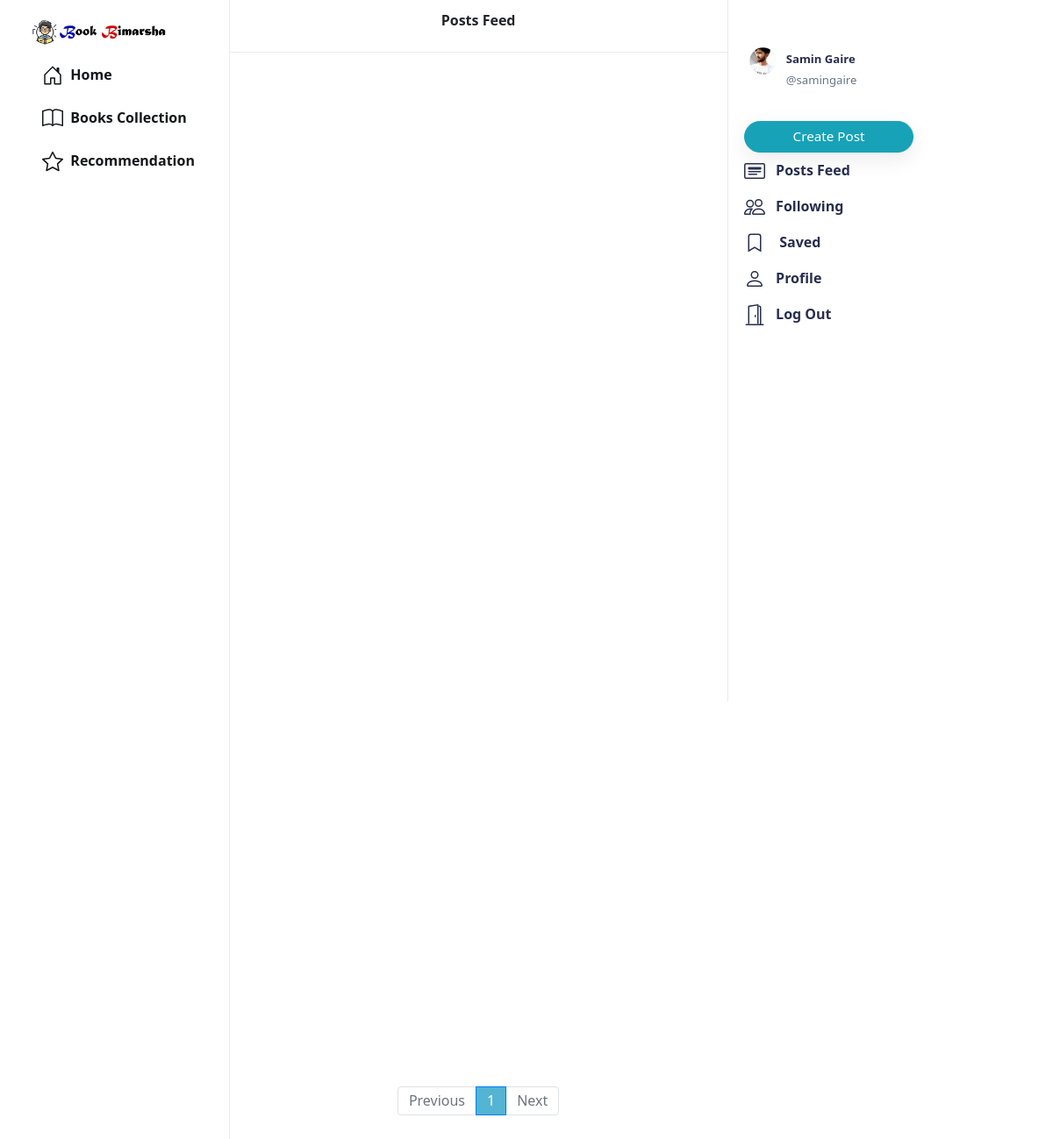
Page / (signed in) on the committed database.
### network/models.py (models this page shows, shortened)
class User(AbstractUser):
    profile_pic = models.ImageField(upload_to='profile_pic/')
    bio = models.TextField(max_length=160, blank=True, null=True)
    cover = models.ImageField(upload_to='covers/', blank=True)

### network/views.py (the view)
# urls.py: path("", views.index, name="index"),
def index(request):
    all_posts = Post.objects.all().order_by('-date_created')
    paginator = Paginator(all_posts, 10)
    page_number = request.GET.get('page')
    if page_number == None:
        page_number = 1
    posts = paginator.get_page(page_number)
    followings = []
    suggestions = []
    if request.user.is_authenticated:
        followings = Follower.objects.filter(followers=request.user).values_list('user', flat=True)
        suggestions = User.objects.exclude(pk__in=followings).exclude(username=request.user.username).order_by("?")[:6]
    return render(request, "network/index.html", {
        "posts": posts,
        "suggestions": suggestions,
        "page": "all_posts",
        'profile': False
    })

### network/templates/network/index.html (shortened to what this page needs)
{% extends "network/layout.html" %}
{% load static %}
{% block body %}
    <div class="main-div">
        <div class="left-div">
            <nav class="head heading">
                {% if page == 'all_posts' %}
                  <center>  Posts Feed </center>
                {% elif page == 'following' %}
                  <center> Following </center>
                {% elif page == 'saved' %}
                  <center> Saved </center>
                {% elif page == 'profile' %}
                  <center> Profile </center>
                {% else %}
                <center> Profile Edit </center>
                {% endif %}
            </nav>
            <div class="left-div-content">
                <div class="posts-view">
                    <div class="main-div-content">
                        <nav aria-label="Page navigation example" class="pagination-bar">
                            <ul class="pagination justify-content-center">
                                {% if posts.has_previous %}
                                    <li class="page-item">
                                        <a class="page-link" href="?page={{ posts.previous_page_number | default:1}}" tabindex="-1" aria-disabled="true">Previous</a>
                                    </li>
                                {% else %}
                                    <li class="page-item disabled">
                                        <a class="page-link" href="" tabindex="-1" aria-disabled="true">Previous</a>
                                    </li>
                                {% endif %}
                                {% for each in posts.paginator.page_range %}
                                    {% if each == posts.number %}
                                        <li class="page-item active"><a class="page-link" href="?page={{each}}">{{each}}</a></li>
                                    {% else %}
                                        <li class="page-item"><a class="page-link" href="?page={{each}}">{{each}}</a></li>
                                    {% endif %}
                                {% endfor %}
                                {% if posts.has_next %}
                                    <li class="page-item">
                                        <a class="page-link" href="?page={{ posts.next_page_number }}">Next</a>
                                    </li>
                                {% else %}
                                    <li class="page-item disabled">
                                        <a class="page-link" href="">Next</a>
                                    </li>
                                {% endif %}
                            </ul>
                          </nav>
                    </div>
                </div>
            </div>
        </div>
    </div>
{% endblock %}

### network/templates/network/layout.html (shortened to what this page needs)
{% load static %}
<!DOCTYPE html>
<html lang="en">
    <head>
        <link rel="stylesheet" href="https://stackpath.bootstrapcdn.com/bootstrap/4.4.1/css/bootstrap.min.css">
        <link href="{% static 'network/styles.css' %}" rel="stylesheet">
    </head>
    <body>
        <div class="body" data-page="{{page}}">
            <div class="sidenav">
                <a href="{% url 'index' %}" class="navbar-brand">
                    <img src="{% static 'network/Images/BLogo.png' %}" height="31px" width="100%">
                </a>
                <div style="height: 100%;">
                    <li class="nav-item" id="home">
                        <a href="/" class="nav-link">
                            <div>
                                &nbsp;Home
                            </div>
                        </a>
                        </li>
                    <li class="nav-item" id="bookscollection">
                        <a href="{% url 'bookscoll' %}" class="nav-link">
                            <div>
                                &nbsp;Books Collection
                            </div>
                        </a>
                        </li>
                        <li class="nav-item" id="recommend">
                            <a href="{% url 'recommend' %}"class="nav-link">
                                <div>
                                    &nbsp;Recommendation
                                </div>
                            </a>
                            </li>
                </div>
            </div>
            {% block body %}
            {% endblock %}
            <div class="right-div">
                <nav class="head">
                </nav>
                <div class='right-div-content'>
                    <div class="space" style="background-color: white;"></div>
                    {% if user.is_authenticated %}
                        <div style="position: absolute; top: 40px;">
                            <ul class="navbar-nav">
                            {% if user.is_authenticated %}
                                <li class="nav-item sidenav-user">
                                    <a href="{% url 'profile' user.username %}" class="nav-link">
                                        <div class="user_account">
                                            <div class="small-profilepic" style="float: left; background-image: url(/media/{{user.profile_pic}})"></div>
                                            <div style="height: 2.7vw; margin: auto;">
                                                <div style="margin-top: 5px; color: #272e4f;"><strong>{{user.first_name}} {{user.last_name}}</strong></div>
                                                <div class="grey" style="margin-top: 4px;">@{{ user.username }}</div>
                                            </div>
                                        </div>
                                    </a>
                                </li>
                            {% endif %}
                            </ul>
                        </div>
                    {% endif %}
                    <div>
                        <div style="margin-top: 60px;">
                                {% if user.is_authenticated %}
                                <button id="popup-btn" class="btn btn-info new-post-btn" onclick="createpost()"style="margin-top: 10px;">Create Post</button>
                                {% endif %}
                            <ul class="navbar-nav">
                                <li class="nav-item" id="all_posts">
                                <a href="{% url 'index' %}" class="nav-link">
                                    <div style="color: #272e4f;">
                                        &nbsp;&nbsp;<strong>Posts Feed</strong>
                                    </div>
                                </a>
                                </li>
                                {% if user.is_authenticated %}
                                    <li class="nav-item" id="following">
                                        <a href="{% url 'following' %}" class="nav-link">
                                            <div style="color: #272e4f;">
                                                &nbsp;&nbsp;<strong>Following</strong>
                                            </div>
                                        </a>
                                    </li>
                                    <li class="nav-item" id="saved">
                                        <a href="{% url 'saved' %}" class="nav-link">
                                            <div style="color: #272e4f;">
                                                <svg width="1.5em" height="1.5em" viewBox="0 0 16 16" class="bi bi-bookmark" fill="currentColor" xmlns="http://www.w3.org/2000/svg">
                                                    <path fill-rule="evenodd" d="M8 12l5 3V3a2 2 0 0 0-2-2H5a2 2 0 0 0-2 2v12l5-3zm-4 1.234l4-2.4 4 2.4V3a1 1 0 0 0-1-1H5a1 1 0 0 0-1 1v10.234z"/>
                                                  </svg>
                                                &nbsp;&nbsp;<strong> Saved </strong>
                                            </div>
                                        </a>
                                    </li>
                                    <li class="nav-item" id="profile">
                                        <a href="{% url 'profile' user.username %}" class="nav-link">
                                            <div style="color: #272e4f;">
                                                &nbsp;&nbsp;<strong>Profile</strong>
                                            </div>
                                        </a>
                                    </li>
                                    <li class="nav-item" id="logout">
                                        <a href="{% url 'logout' %}" class="nav-link">
                                            <div style="color: #272e4f;">
                                                &nbsp;&nbsp;<strong>Log Out</strong>
                                            </div>
                                        </a>
                                    </li>
                                {% endif %}
                            </ul>
                        </div>
                    </div>
                </div>
            </div>
        </div>
    </body>
</html>

### network/static/network/styles.css (style rules this page uses)
.body { display: flex; min-height: 100%; font-family: system-ui, sans-serif; }
.btn { border-radius: 20px; padding: 0.32rem 1rem 0.375rem 1rem; }
.btn, .btn:focus, .btn:active { box-shadow: none !important; -webkit-box-shadow: none !important; }
.grey { color: #657786; }
svg { vertical-align: text-top; }
.sidenav { height: 100%; width: 21.8%; position: fixed; top: 0; left: 0; padding: 15px; list-style: none; border-right: .5px solid #e6ecf0; z-index: 100; padding-left: 3%; background-color: white; }
.sidenav li { margin-top: 7px; }
.sidenav .nav-link { color: #14171a; line-height: .7em; font-weight: 700; padding: 0px; }
.sidenav .nav-link > div { padding: 10px 20px 8px 12px; border-radius: 25px; line-height: 0.9em; width: max-content; }
.new-post-btn { padding-left: 55px !important; padding-right: 55px !important; font-size: .95em; font-weight: 530; box-shadow: rgba(0, 0, 0, 0.08) 0px 8px 24px !important; }
.user_account { display: flex; font-size: .82rem; font-weight: normal; padding-top: 3px !important; padding-bottom: 3px !important; padding-left: 3px !important; }
.user_account .small-profilepic { transform: scale(.82); margin-left: auto; margin-top: auto; }
.active a { color: #28a745 !important; }
.main-div { position: relative; width: 47.25%; min-height: 100vh; left: 21.8%; }
.left-div { position: relative; }
.head { height: 7.5vh; }
.heading { position: fixed; width: 47.255%; top: 0px; padding: 18px; border-bottom: .5px solid #e6ecf0; line-height: .7em; font-weight: 800; background-color: #fff; z-index: 1000; }
.left-div-content { margin-top: 7.5vh; }
.small-profilepic { width: 3.1vw; height: 3.1vw; border-radius: 9999px; overflow: hidden; margin-right: 8px; background-size: cover; background-repeat: no-repeat; background-position: center; box-sizing: content-box; }
.space { height: 8px; background-color: #e6ecf0; }
.pagination-bar { margin-top: 35px; margin-bottom: 35px; }
.pagination-bar .page-link { line-height: .9em; }
.page-item.active .page-link { color: white !important; background-color: #54B4D3; }
.page-link { color: #54B4D3; }
.right-div { width: 28%; height: 100vh; position: fixed; right: 2.95%; border-left: .5px solid #e6ecf0; background-color: white; }
.right-div .head { padding: .9vh 1.5vw; }
.right-div-content { height: 92.5vh; overflow: auto; padding-left: 1.5vw; padding-right: 1.5vw; }

### rows in the picture
User: profile_pic (picture), first_name "Samin", last_name "Gaire", username "samingaire"

### other values in the picture
{{ each }} "1"
